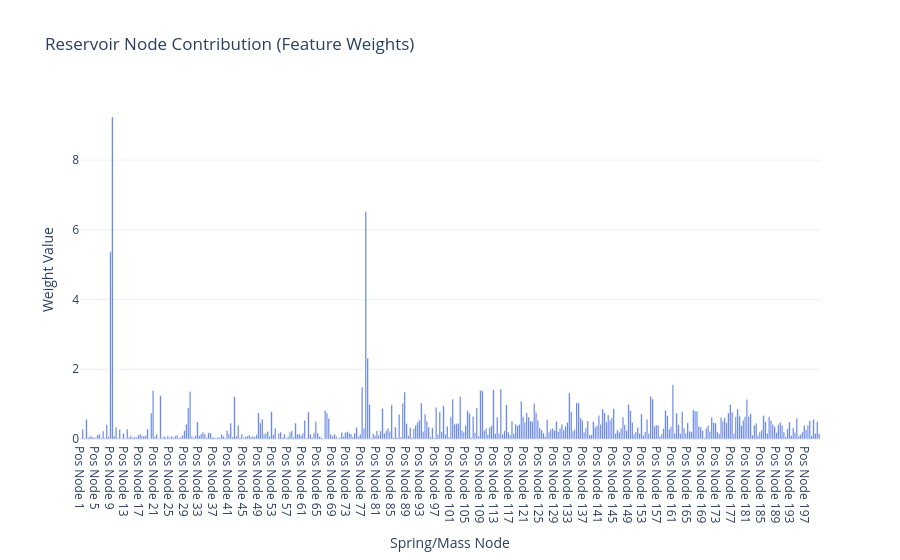
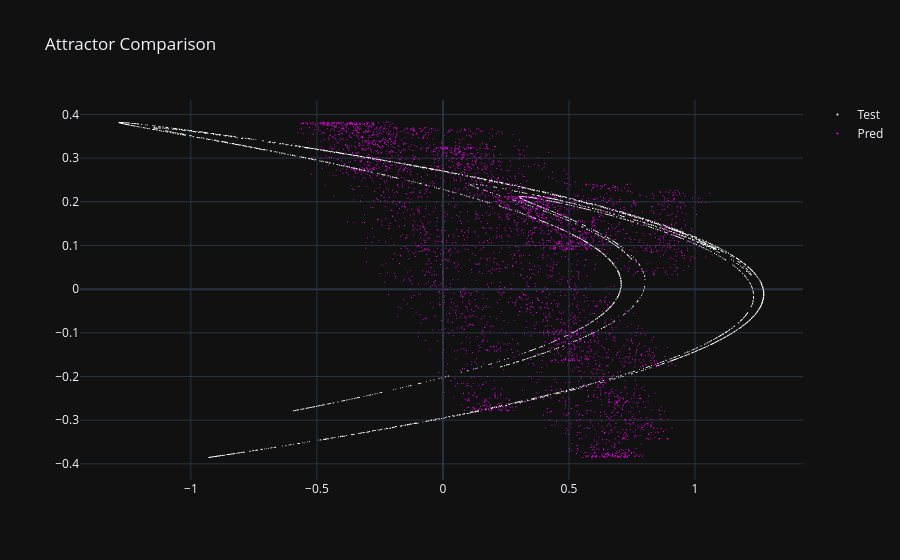
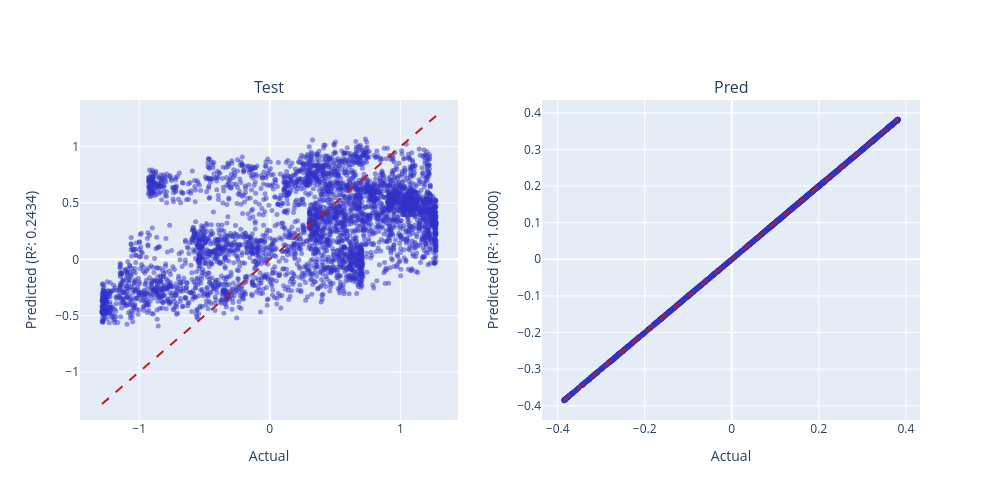

The notebook cell saved with these charts, in order:
### Code cell
weight_plot(np.linalg.norm(model.coef_, axis=0)).show()
henon_plot([Y_test, Y_pred]).show()
r_2_plots_grid(Y_test, Y_pred, ["Test", "Pred"]).show()
spring_animation(
    disp,
    nodes_pos,
    connections_list,
    10,
    highlighted_nodes=target_nodes,
    external=True,
).show()

### Figure 1 — Plotly figure (JSON) as saved in the notebook; plotly's stock layout.template omitted (floating-point values rounded to 4 significant figures; data arrays with more than 128 entries replaced by an {"elided": "..."} marker saying what was removed)
{"data": [{"marker": {"color": {"elided": "400 str values"}}, "type": "bar", "x": {"elided": "400 str values"}, "y": {"elided": "400 float values"}}], "layout": {"title": {"text": "Reservoir Node Contribution (Feature Weights)"}, "xaxis": {"title": {"text": "Spring/Mass Node"}}, "yaxis": {"title": {"text": "Weight Value"}}}}

### Figure 2 — Plotly figure (JSON) as saved in the notebook; plotly's stock layout.template omitted (floating-point values rounded to 4 significant figures; data arrays with more than 128 entries replaced by an {"elided": "..."} marker saying what was removed)
{"data": [{"marker": {"color": "white", "size": 1}, "mode": "markers", "name": "Test", "type": "scattergl", "x": {"elided": "4000 float values"}, "y": {"elided": "4000 float values"}}, {"marker": {"color": "magenta", "size": 1}, "mode": "markers", "name": "Pred", "type": "scattergl", "x": {"elided": "4000 float values"}, "y": {"elided": "4000 float values"}}], "layout": {"title": {"text": "Attractor Comparison"}}}

### Figure 3 — Plotly figure (JSON) as saved in the notebook; plotly's stock layout.template omitted (floating-point values rounded to 4 significant figures; data arrays with more than 128 entries replaced by an {"elided": "..."} marker saying what was removed)
{"data": [{"marker": {"color": "rgba(50, 50, 200, 0.5)", "size": 5}, "mode": "markers", "name": "Data", "type": "scatter", "x": {"elided": "4000 float values"}, "xaxis": "x", "y": {"elided": "4000 float values"}, "yaxis": "y"}, {"line": {"color": "firebrick", "dash": "dash"}, "mode": "lines", "name": "Ideal", "type": "scatter", "x": [-1.285, 1.273], "xaxis": "x", "y": [-1.285, 1.273], "yaxis": "y"}, {"marker": {"color": "rgba(50, 50, 200, 0.5)", "size": 5}, "mode": "markers", "name": "Data", "type": "scatter", "x": {"elided": "4000 float values"}, "xaxis": "x2", "y": {"elided": "4000 float values"}, "yaxis": "y2"}, {"line": {"color": "firebrick", "dash": "dash"}, "mode": "lines", "name": "Ideal", "type": "scatter", "x": [-0.3867, 0.3827], "xaxis": "x2", "y": [-0.3867, 0.3827], "yaxis": "y2"}], "layout": {"annotations": [{"font": {"size": 16}, "showarrow": false, "text": "Test", "x": 0.225, "xanchor": "center", "xref": "paper", "y": 1, "yanchor": "bottom", "yref": "paper"}, {"font": {"size": 16}, "showarrow": false, "text": "Pred", "x": 0.775, "xanchor": "center", "xref": "paper", "y": 1, "yanchor": "bottom", "yref": "paper"}], "height": 500, "showlegend": false, "width": 1000, "xaxis": {"anchor": "y", "domain": [0, 0.45], "title": {"text": "Actual"}}, "xaxis2": {"anchor": "y2", "domain": [0.55, 1], "title": {"text": "Actual"}}, "yaxis": {"anchor": "x", "domain": [0, 1], "title": {"text": "Predicted (R²: 0.2434)"}}, "yaxis2": {"anchor": "x2", "domain": [0, 1], "title": {"text": "Predicted (R²: 1.0000)"}}}}
